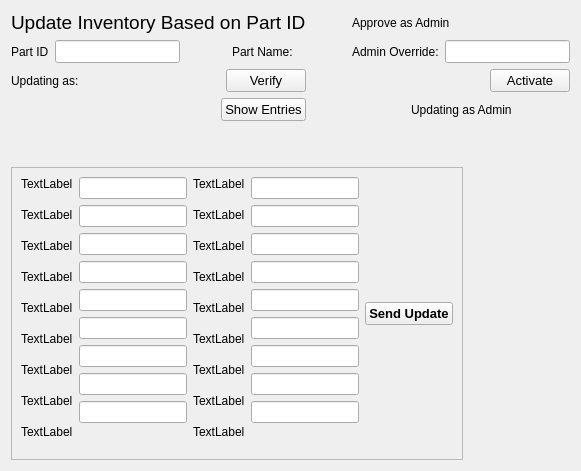
     <widget class="QWidget" name="page_6">
      <layout class="QVBoxLayout" name="verticalLayout_18">
       <item>
        <layout class="QVBoxLayout" name="verticalLayout_15">
         <item>
          <layout class="QHBoxLayout" name="horizontalLayout_11">
           <item>
            <layout class="QVBoxLayout" name="verticalLayout_13">
             <item>
              <widget class="QLabel" name="label_9">
               <property name="font">
                <font>
                 <pointsize>14</pointsize>
                </font>
               </property>
               <property name="text">
                <string>Update Inventory Based on Part ID</string>
               </property>
              </widget>
             </item>
             <item>
              <layout class="QHBoxLayout" name="horizontalLayout_8">
               <item>
                <widget class="QLabel" name="label_10">
                 <property name="text">
                  <string>Part ID</string>
                 </property>
                </widget>
               </item>
               <item>
                <widget class="QLineEdit" name="update_part_id">
                 <property name="font">
                  <font>
                   <pointsize>10</pointsize>
                   <weight>50</weight>
                   <bold>false</bold>
                  </font>
                 </property>
                </widget>
               </item>
               <item>
                <spacer name="horizontalSpacer_10">
                 <property name="orientation">
                  <enum>Qt::Horizontal</enum>
                 </property>
                 <property name="sizeHint" stdset="0">
                  <size>
                   <width>40</width>
                   <height>20</height>
                  </size>
                 </property>
                </spacer>
               </item>
               <item>
                <widget class="QLabel" name="label_11">
                 <property name="text">
                  <string>Part Name:</string>
                 </property>
                </widget>
               </item>
               <item>
                <widget class="QLabel" name="update_resulting_part_name">
                 <property name="font">
                  <font>
                   <weight>50</weight>
                   <bold>false</bold>
                  </font>
                 </property>
                 <property name="text">
                  <string/>
                 </property>
                </widget>
               </item>
              </layout>
             </item>
             <item>
              <layout class="QHBoxLayout" name="horizontalLayout_9">
               <item>
                <widget class="QLabel" name="label_12">
                 <property name="text">
                  <string>Updating as:</string>
                 </property>
                </widget>
               </item>
               <item>
                <spacer name="horizontalSpacer_11">
                 <property name="orientation">
                  <enum>Qt::Horizontal</enum>
                 </property>
                 <property name="sizeHint" stdset="0">
                  <size>
                   <width>40</width>
                   <height>20</height>
                  </size>
                 </property>
                </spacer>
               </item>
               <item>
                <widget class="QPushButton" name="update_veriffy_button">
                 <property name="font">
                  <font>
                   <pointsize>10</pointsize>
                   <weight>50</weight>
                   <bold>false</bold>
                  </font>
                 </property>
                 <property name="text">
                  <string>Verify</string>
                 </property>
                </widget>
               </item>
              </layout>
             </item>
             <item>
              <layout class="QHBoxLayout" name="horizontalLayout_10">
               <item>
                <spacer name="horizontalSpacer_12">
                 <property name="orientation">
                  <enum>Qt::Horizontal</enum>
                 </property>
                 <property name="sizeHint" stdset="0">
                  <size>
                   <width>40</width>
                   <height>20</height>
                  </size>
                 </property>
                </spacer>
               </item>
               <item>
                <widget class="QPushButton" name="update_show_entries_button">
                 <property name="font">
                  <font>
                   <pointsize>10</pointsize>
                   <weight>50</weight>
                   <bold>false</bold>
                  </font>
                 </property>
                 <property name="text">
                  <string>Show Entries</string>
                 </property>
                </widget>
               </item>
              </layout>
             </item>
            </layout>
           </item>
           <item>
            <spacer name="horizontalSpacer_13">
             <property name="orientation">
              <enum>Qt::Horizontal</enum>
             </property>
             <property name="sizeHint" stdset="0">
              <size>
               <width>40</width>
               <height>20</height>
              </size>
             </property>
            </spacer>
           </item>
           <item>
            <layout class="QVBoxLayout" name="verticalLayout_12">
             <item>
              <widget class="QLabel" name="label_33">
               <property name="text">
                <string>Approve as Admin</string>
               </property>
              </widget>
             </item>
             <item>
              <layout class="QHBoxLayout" name="horizontalLayout_12">
               <item>
                <widget class="QLabel" name="label_34">
                 <property name="text">
                  <string>Admin Override:</string>
                 </property>
                </widget>
               </item>
               <item>
                <widget class="QLineEdit" name="update_entry_override">
                 <property name="font">
                  <font>
                   <pointsize>10</pointsize>
                   <weight>50</weight>
                   <bold>false</bold>
                  </font>
                 </property>
                </widget>
               </item>
              </layout>
             </item>
             <item>
              <layout class="QHBoxLayout" name="horizontalLayout_13">
               <item>
                <spacer name="horizontalSpacer_14">
                 <property name="orientation">
                  <enum>Qt::Horizontal</enum>
                 </property>
                 <property name="sizeHint" stdset="0">
                  <size>
                   <width>40</width>
                   <height>20</height>
                  </size>
                 </property>
                </spacer>
               </item>
               <item>
                <widget class="QPushButton" name="update_activate_button">
                 <property name="font">
                  <font>
                   <pointsize>10</pointsize>
                  </font>
                 </property>
                 <property name="text">
                  <string>Activate</string>
                 </property>
                </widget>
               </item>
              </layout>
             </item>
             <item>
              <layout class="QHBoxLayout" name="horizontalLayout_14">
               <item>
                <spacer name="horizontalSpacer_15">
                 <property name="orientation">
                  <enum>Qt::Horizontal</enum>
                 </property>
                 <property name="sizeHint" stdset="0">
                  <size>
                   <width>40</width>
                   <height>20</height>
                  </size>
                 </property>
                </spacer>
               </item>
               <item>
                <widget class="QLabel" name="update_admin_label">
                 <property name="text">
                  <string>Updating as Admin</string>
                 </property>
                </widget>
               </item>
               <item>
                <spacer name="horizontalSpacer_16">
                 <property name="orientation">
                  <enum>Qt::Horizontal</enum>
                 </property>
                 <property name="sizeHint" stdset="0">
                  <size>
                   <width>40</width>
                   <height>20</height>
                  </size>
                 </property>
                </spacer>
               </item>
              </layout>
             </item>
            </layout>
           </item>
          </layout>
         </item>
         <item>
          <spacer name="verticalSpacer_6">
           <property name="orientation">
            <enum>Qt::Vertical</enum>
           </property>
           <property name="sizeHint" stdset="0">
            <size>
             <width>20</width>
             <height>40</height>
            </size>
           </property>
          </spacer>
         </item>
         <item>
          <layout class="QHBoxLayout" name="horizontalLayout_15">
           <item>
            <widget class="QFrame" name="frame_4">
             <property name="frameShape">
              <enum>QFrame::StyledPanel</enum>
             </property>
             <property name="frameShadow">
              <enum>QFrame::Raised</enum>
             </property>
             <layout class="QVBoxLayout" name="verticalLayout_14">
              <item>
               <layout class="QHBoxLayout" name="horizontalLayout_16">
                <item>
                 <layout class="QVBoxLayout" name="verticalLayout_10">
                  <property name="sizeConstraint">
                   <enum>QLayout::SetDefaultConstraint</enum>
                  </property>
                  <item>
                   <widget class="QLabel" name="update_label_1">
                    <property name="text">
                     <string>TextLabel</string>
                    </property>
                    <property name="alignment">
                     <set>Qt::AlignLeading|Qt::AlignLeft|Qt::AlignTop</set>
                    </property>
                   </widget>
                  </item>
                  <item>
                   <widget class="QLabel" name="update_label_2">
                    <property name="text">
                     <string>TextLabel</string>
                    </property>
                    <property name="alignment">
                     <set>Qt::AlignLeading|Qt::AlignLeft|Qt::AlignTop</set>
                    </property>
                   </widget>
                  </item>
                  <item>
                   <widget class="QLabel" name="update_label_3">
                    <property name="text">
                     <string>TextLabel</string>
                    </property>
                    <property name="alignment">
                     <set>Qt::AlignLeading|Qt::AlignLeft|Qt::AlignTop</set>
                    </property>
                   </widget>
                  </item>
                  <item>
                   <widget class="QLabel" name="update_label_4">
                    <property name="text">
                     <string>TextLabel</string>
                    </property>
                    <property name="alignment">
                     <set>Qt::AlignLeading|Qt::AlignLeft|Qt::AlignTop</set>
                    </property>
                   </widget>
                  </item>
                  <item>
                   <widget class="QLabel" name="update_label_5">
                    <property name="text">
                     <string>TextLabel</string>
                    </property>
                    <property name="alignment">
                     <set>Qt::AlignLeading|Qt::AlignLeft|Qt::AlignTop</set>
                    </property>
                   </widget>
                  </item>
                  <item>
                   <widget class="QLabel" name="update_label_6">
                    <property name="text">
                     <string>TextLabel</string>
                    </property>
                    <property name="alignment">
                     <set>Qt::AlignLeading|Qt::AlignLeft|Qt::AlignTop</set>
                    </property>
                   </widget>
                  </item>
                  <item>
                   <widget class="QLabel" name="update_label_7">
                    <property name="text">
                     <string>TextLabel</string>
                    </property>
                    <property name="alignment">
                     <set>Qt::AlignLeading|Qt::AlignLeft|Qt::AlignTop</set>
                    </property>
                   </widget>
                  </item>
                  <item>
                   <widget class="QLabel" name="update_label_8">
                    <property name="text">
                     <string>TextLabel</string>
                    </property>
                    <property name="alignment">
                     <set>Qt::AlignLeading|Qt::AlignLeft|Qt::AlignTop</set>
                    </property>
                   </widget>
                  </item>
                  <item>
                   <widget class="QLabel" name="update_label_9">
                    <property name="text">
                     <string>TextLabel</string>
                    </property>
                    <property name="alignment">
                     <set>Qt::AlignLeading|Qt::AlignLeft|Qt::AlignTop</set>
                    </property>
                   </widget>
                  </item>
                 </layout>
                </item>
                <item>
                 <layout class="QVBoxLayout" name="verticalLayout_11">
                  <property name="sizeConstraint">
                   <enum>QLayout::SetDefaultConstraint</enum>
                  </property>
                  <item>
                   <widget class="QLineEdit" name="update_entry_1">
                    <property name="font">
                     <font>
                      <weight>50</weight>
                      <bold>false</bold>
                     </font>
                    </property>
                    <property name="layoutDirection">
                     <enum>Qt::LeftToRight</enum>
                    </property>
                    <property name="alignment">
                     <set>Qt::AlignLeading|Qt::AlignLeft|Qt::AlignTop</set>
                    </property>
                   </widget>
                  </item>
                  <item>
                   <widget class="QLineEdit" name="update_entry_2">
                    <property name="font">
                     <font>
                      <weight>50</weight>
                      <bold>false</bold>
                     </font>
                    </property>
                    <property name="alignment">
                     <set>Qt::AlignLeading|Qt::AlignLeft|Qt::AlignTop</set>
                    </property>
                   </widget>
                  </item>
                  <item>
                   <widget class="QLineEdit" name="update_entry_3">
                    <property name="font">
                     <font>
                      <weight>50</weight>
                      <bold>false</bold>
                     </font>
                    </property>
                    <property name="alignment">
                     <set>Qt::AlignLeading|Qt::AlignLeft|Qt::AlignTop</set>
                    </property>
                   </widget>
                  </item>
                  <item>
                   <widget class="QLineEdit" name="update_entry_4">
                    <property name="font">
                     <font>
                      <weight>50</weight>
                      <bold>false</bold>
                     </font>
                    </property>
                    <property name="alignment">
                     <set>Qt::AlignLeading|Qt::AlignLeft|Qt::AlignTop</set>
                    </property>
                   </widget>
                  </item>
                  <item>
                   <widget class="QLineEdit" name="update_entry_5">
                    <property name="font">
                     <font>
                      <weight>50</weight>
                      <bold>false</bold>
                     </font>
                    </property>
                    <property name="alignment">
                     <set>Qt::AlignLeading|Qt::AlignLeft|Qt::AlignTop</set>
                    </property>
                   </widget>
                  </item>
                  <item>
                   <widget class="QLineEdit" name="update_entry_6">
                    <property name="font">
                     <font>
                      <weight>50</weight>
                      <bold>false</bold>
                     </font>
                    </property>
                    <property name="alignment">
                     <set>Qt::AlignLeading|Qt::AlignLeft|Qt::AlignTop</set>
                    </property>
                   </widget>
                  </item>
                  <item>
                   <widget class="QLineEdit" name="update_entry_7">
                    <property name="font">
                     <font>
                      <weight>50</weight>
                      <bold>false</bold>
                     </font>
                    </property>
                    <property name="alignment">
                     <set>Qt::AlignLeading|Qt::AlignLeft|Qt::AlignTop</set>
                    </property>
                   </widget>
                  </item>
                  <item>
                   <widget class="QLineEdit" name="update_entry_8">
                    <property name="font">
                     <font>
                      <weight>50</weight>
                      <bold>false</bold>
                     </font>
                    </property>
                    <property name="alignment">
                     <set>Qt::AlignLeading|Qt::AlignLeft|Qt::AlignTop</set>
                    </property>
                   </widget>
                  </item>
                  <item>
                   <widget class="QLineEdit" name="update_entry_9">
                    <property name="font">
                     <font>
                      <weight>50</weight>
                      <bold>false</bold>
                     </font>
                    </property>
                    <property name="alignment">
                     <set>Qt::AlignLeading|Qt::AlignLeft|Qt::AlignTop</set>
                    </property>
                   </widget>
                  </item>
                  <item>
                   <spacer name="verticalSpacer_20">
                    <property name="orientation">
                     <enum>Qt::Vertical</enum>
                    </property>
                    <property name="sizeHint" stdset="0">
                     <size>
                      <width>20</width>
                      <height>0</height>
                     </size>
                    </property>
                   </spacer>
                  </item>
                 </layout>
                </item>
                <item>
                 <layout class="QVBoxLayout" name="verticalLayout_16">
                  <property name="sizeConstraint">
                   <enum>QLayout::SetDefaultConstraint</enum>
                  </property>
                  <item>
                   <widget class="QLabel" name="update_label_10">
                    <property name="enabled">
                     <bool>true</bool>
                    </property>
                    <property name="minimumSize">
                     <size>
                      <width>0</width>
                      <height>25</height>
                     </size>
                    </property>
                    <property name="text">
                     <string>TextLabel</string>
                    </property>
                    <property name="alignment">
                     <set>Qt::AlignLeading|Qt::AlignLeft|Qt::AlignTop</set>
                    </property>
                   </widget>
                  </item>
                  <item>
                   <widget class="QLabel" name="update_label_11">
                    <property name="minimumSize">
                     <size>
                      <width>0</width>
                      <height>25</height>
                     </size>
                    </property>
                    <property name="text">
                     <string>TextLabel</string>
                    </property>
                    <property name="alignment">
                     <set>Qt::AlignLeading|Qt::AlignLeft|Qt::AlignTop</set>
                    </property>
                   </widget>
                  </item>
                  <item>
                   <widget class="QLabel" name="update_label_12">
                    <property name="minimumSize">
                     <size>
                      <width>0</width>
                      <height>25</height>
                     </size>
                    </property>
                    <property name="text">
                     <string>TextLabel</string>
                    </property>
                    <property name="alignment">
                     <set>Qt::AlignLeading|Qt::AlignLeft|Qt::AlignTop</set>
                    </property>
                   </widget>
                  </item>
                  <item>
                   <widget class="QLabel" name="update_label_13">
                    <property name="minimumSize">
                     <size>
                      <width>0</width>
                      <height>25</height>
                     </size>
                    </property>
                    <property name="text">
                     <string>TextLabel</string>
                    </property>
                    <property name="alignment">
                     <set>Qt::AlignLeading|Qt::AlignLeft|Qt::AlignTop</set>
                    </property>
                   </widget>
                  </item>
                  <item>
                   <widget class="QLabel" name="update_label_14">
                    <property name="minimumSize">
                     <size>
                      <width>0</width>
                      <height>25</height>
                     </size>
                    </property>
                    <property name="text">
                     <string>TextLabel</string>
                    </property>
                    <property name="alignment">
                     <set>Qt::AlignLeading|Qt::AlignLeft|Qt::AlignTop</set>
                    </property>
                   </widget>
                  </item>
                  <item>
                   <widget class="QLabel" name="update_label_15">
                    <property name="enabled">
                     <bool>true</bool>
                    </property>
                    <property name="minimumSize">
                     <size>
                      <width>0</width>
                      <height>25</height>
                     </size>
                    </property>
                    <property name="text">
                     <string>TextLabel</string>
                    </property>
                    <property name="alignment">
                     <set>Qt::AlignLeading|Qt::AlignLeft|Qt::AlignTop</set>
                    </property>
                   </widget>
                  </item>
                  <item>
                   <widget class="QLabel" name="update_label_16">
                    <property name="minimumSize">
                     <size>
                      <width>0</width>
                      <height>25</height>
                     </size>
                    </property>
                    <property name="text">
                     <string>TextLabel</string>
                    </property>
                    <property name="alignment">
                     <set>Qt::AlignLeading|Qt::AlignLeft|Qt::AlignTop</set>
                    </property>
                   </widget>
                  </item>
                  <item>
                   <widget class="QLabel" name="update_label_17">
                    <property name="minimumSize">
                     <size>
                      <width>0</width>
                      <height>25</height>
                     </size>
                    </property>
                    <property name="text">
                     <string>TextLabel</string>
                    </property>
                    <property name="alignment">
                     <set>Qt::AlignLeading|Qt::AlignLeft|Qt::AlignTop</set>
                    </property>
                   </widget>
                  </item>
                  <item>
                   <widget class="QLabel" name="update_label_18">
                    <property name="minimumSize">
                     <size>
                      <width>0</width>
                      <height>25</height>
                     </size>
                    </property>
                    <property name="text">
                     <string>TextLabel</string>
                    </property>
                    <property name="alignment">
                     <set>Qt::AlignLeading|Qt::AlignLeft|Qt::AlignTop</set>
                    </property>
                   </widget>
                  </item>
                  <item>
                   <spacer name="verticalSpacer_19">
                    <property name="orientation">
                     <enum>Qt::Vertical</enum>
                    </property>
                    <property name="sizeHint" stdset="0">
                     <size>
                      <width>20</width>
                      <height>0</height>
                     </size>
                    </property>
                   </spacer>
                  </item>
                 </layout>
                </item>
                <item>
                 <layout class="QVBoxLayout" name="verticalLayout_17">
                  <property name="sizeConstraint">
                   <enum>QLayout::SetDefaultConstraint</enum>
                  </property>
                  <item>
                   <widget class="QLineEdit" name="update_entry_10">
                    <property name="font">
                     <font>
                      <weight>50</weight>
                      <bold>false</bold>
                     </font>
                    </property>
                    <property name="alignment">
                     <set>Qt::AlignLeading|Qt::AlignLeft|Qt::AlignTop</set>
                    </property>
                   </widget>
                  </item>
                  <item>
                   <widget class="QLineEdit" name="update_entry_11">
                    <property name="font">
                     <font>
                      <weight>50</weight>
                      <bold>false</bold>
                     </font>
                    </property>
                    <property name="alignment">
                     <set>Qt::AlignLeading|Qt::AlignLeft|Qt::AlignTop</set>
                    </property>
                   </widget>
                  </item>
                  <item>
                   <widget class="QLineEdit" name="update_entry_12">
                    <property name="font">
                     <font>
                      <weight>50</weight>
                      <bold>false</bold>
                     </font>
                    </property>
                    <property name="alignment">
                     <set>Qt::AlignLeading|Qt::AlignLeft|Qt::AlignTop</set>
                    </property>
                   </widget>
                  </item>
                  <item>
                   <widget class="QLineEdit" name="update_entry_13">
                    <property name="font">
                     <font>
                      <weight>50</weight>
                      <bold>false</bold>
                     </font>
                    </property>
                    <property name="alignment">
                     <set>Qt::AlignLeading|Qt::AlignLeft|Qt::AlignTop</set>
                    </property>
                   </widget>
                  </item>
                  <item>
                   <widget class="QLineEdit" name="update_entry_14">
                    <property name="font">
                     <font>
                      <weight>50</weight>
                      <bold>false</bold>
                     </font>
                    </property>
                    <property name="alignment">
                     <set>Qt::AlignLeading|Qt::AlignLeft|Qt::AlignTop</set>
                    </property>
                   </widget>
                  </item>
                  <item>
                   <widget class="QLineEdit" name="update_entry_15">
                    <property name="font">
                     <font>
                      <weight>50</weight>
                      <bold>false</bold>
                     </font>
                    </property>
                    <property name="alignment">
                     <set>Qt::AlignLeading|Qt::AlignLeft|Qt::AlignTop</set>
                    </property>
                   </widget>
                  </item>
                  <item>
                   <widget class="QLineEdit" name="update_entry_16">
                    <property name="font">
                     <font>
                      <weight>50</weight>
                      <bold>false</bold>
                     </font>
                    </property>
                    <property name="alignment">
                     <set>Qt::AlignLeading|Qt::AlignLeft|Qt::AlignTop</set>
                    </property>
                   </widget>
                  </item>
                  <item>
                   <widget class="QLineEdit" name="update_entry_17">
                    <property name="font">
                     <font>
                      <weight>50</weight>
                      <bold>false</bold>
                     </font>
                    </property>
                    <property name="alignment">
                     <set>Qt::AlignLeading|Qt::AlignLeft|Qt::AlignTop</set>
                    </property>
                   </widget>
                  </item>
                  <item>
                   <widget class="QLineEdit" name="update_entry_18">
                    <property name="font">
                     <font>
                      <weight>50</weight>
                      <bold>false</bold>
                     </font>
                    </property>
                    <property name="alignment">
                     <set>Qt::AlignLeading|Qt::AlignLeft|Qt::AlignTop</set>
                    </property>
                   </widget>
                  </item>
                  <item>
                   <spacer name="verticalSpacer_18">
                    <property name="orientation">
                     <enum>Qt::Vertical</enum>
                    </property>
                    <property name="sizeHint" stdset="0">
                     <size>
                      <width>20</width>
                      <height>0</height>
                     </size>
                    </property>
                   </spacer>
                  </item>
                 </layout>
                </item>
                <item>
                 <widget class="QPushButton" name="update_send_button">
                  <property name="font">
                   <font>
                    <pointsize>10</pointsize>
                    <weight>75</weight>
                    <bold>true</bold>
                   </font>
                  </property>
                  <property name="text">
                   <string>Send Update</string>
                  </property>
                 </widget>
                </item>
               </layout>
              </item>
             </layout>
            </widget>
           </item>
           <item>
            <spacer name="horizontalSpacer_17">
             <property name="orientation">
              <enum>Qt::Horizontal</enum>
             </property>
             <property name="sizeHint" stdset="0">
              <size>
               <width>40</width>
               <height>20</height>
              </size>
             </property>
            </spacer>
           </item>
          </layout>
         </item>
        </layout>
       </item>
      </layout>
     </widget>
